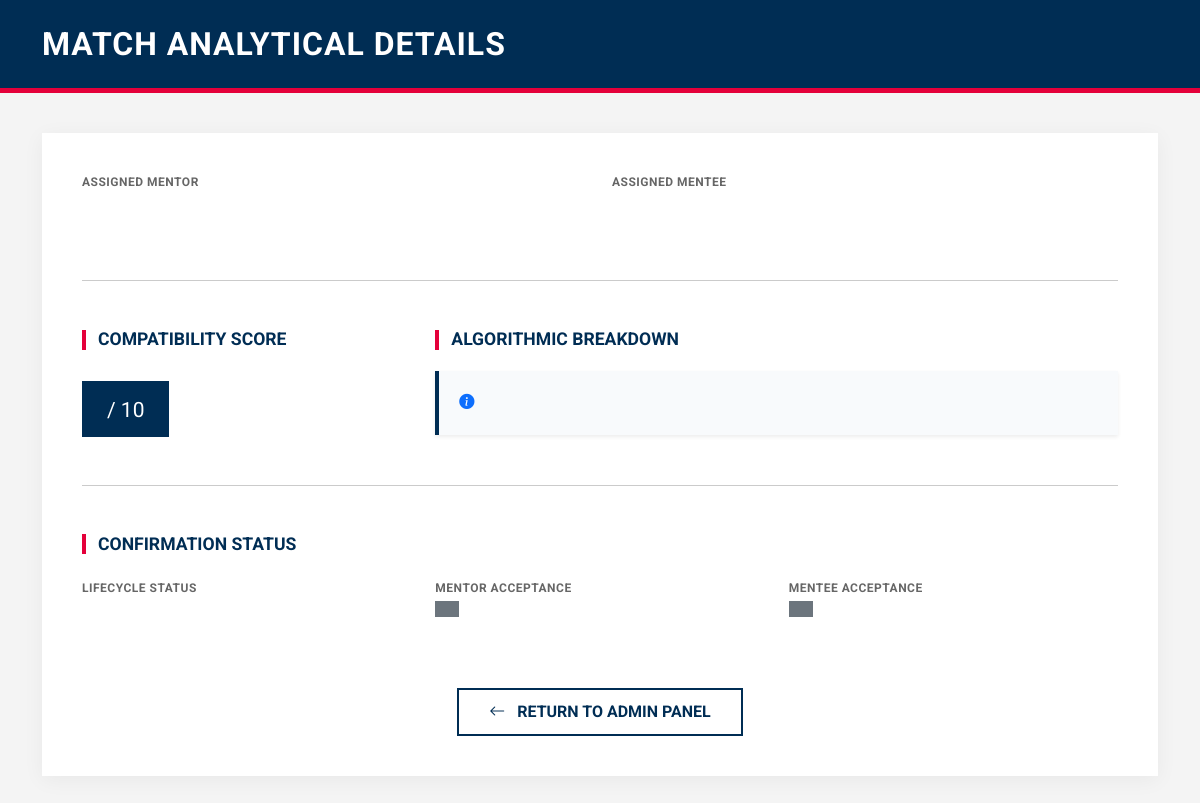
Before: /match_details/99 with the older database file.
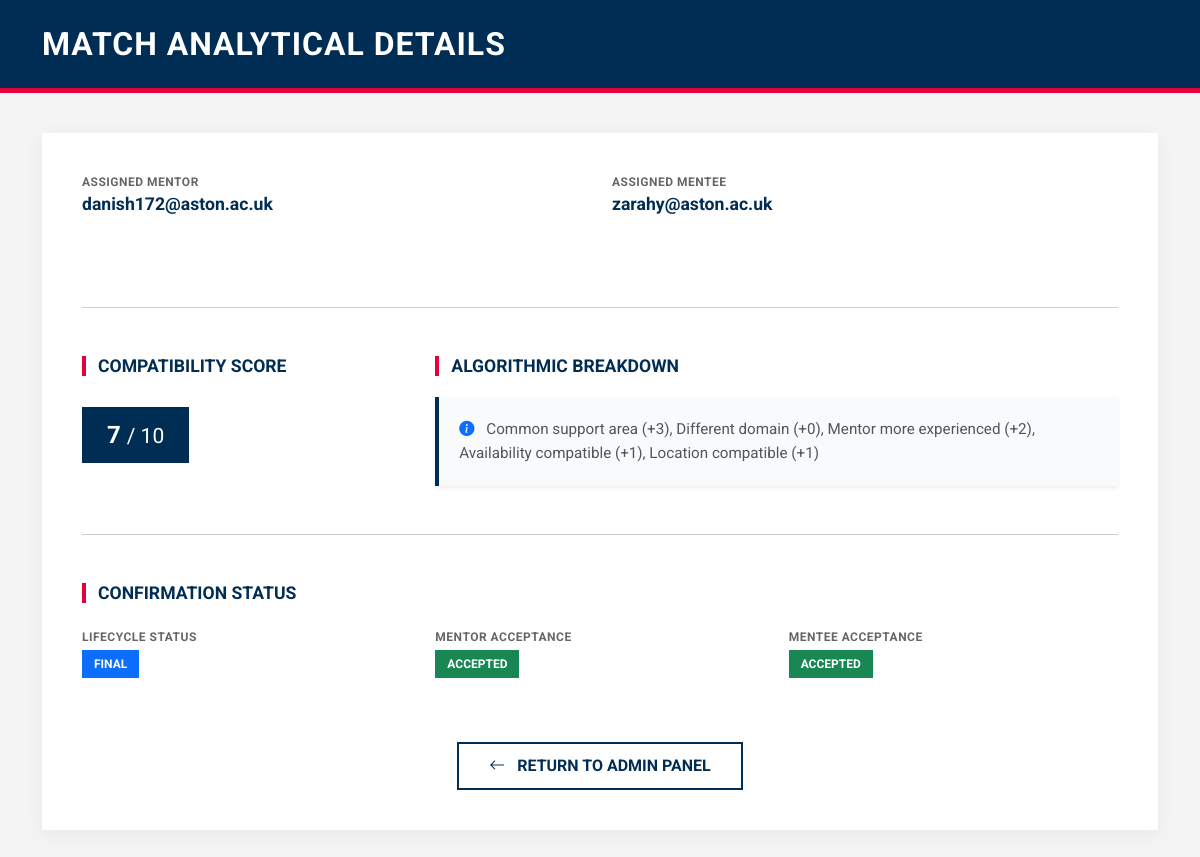
After: the same page with the newer database file.
### tables this page shows
CREATE TABLE users (
    id INTEGER PRIMARY KEY AUTOINCREMENT,
    email TEXT UNIQUE,
    password TEXT,
    role TEXT,
    level TEXT,
    status TEXT
, experience TEXT, domain TEXT, availability TEXT, location TEXT);

CREATE TABLE matches (
    id INTEGER PRIMARY KEY AUTOINCREMENT,
    mentor_id INTEGER,
    mentee_id INTEGER,
    score INTEGER,
    reason TEXT,
    status TEXT DEFAULT 'pending',
    mentor_response TEXT DEFAULT 'pending',
    mentee_response TEXT DEFAULT 'pending',
    FOREIGN KEY (mentor_id) REFERENCES users(id),
    FOREIGN KEY (mentee_id) REFERENCES users(id)
);

### app.py (the view)
@app.route("/match_details/<int:match_id>")
def match_details(match_id):
    conn = get_db()
    match = conn.execute("""
        SELECT m.*,
               u1.email AS mentor_email,
               u2.email AS mentee_email
        FROM matches m
        JOIN users u1 ON m.mentor_id = u1.id
        JOIN users u2 ON m.mentee_id = u2.id
        WHERE m.id=?
    """, (match_id,)).fetchone()
    conn.close()
    return render_template("match_details.html", match=match)

### app.py (called while the page is built)
def get_db():
    conn = sqlite3.connect("database.db", timeout=30)
    conn.row_factory = sqlite3.Row
    return conn

### templates/match_details.html (shortened to what this page needs)
<!DOCTYPE html>
<html lang="en">
<head>
    <link href="https://cdn.jsdelivr.net/npm/bootstrap@5.3.2/dist/css/bootstrap.min.css" rel="stylesheet">
    <link rel="stylesheet" href="https://cdn.jsdelivr.net/npm/bootstrap-icons@1.11.3/font/bootstrap-icons.min.css">
</head>
<body>
<header class="admin-header">
    <div class="container">
        <h2>Match Analytical Details</h2>
    </div>
</header>
<div class="container">
    <div class="details-card">
        <div class="row mb-5">
            <div class="col-md-6 info-group">
                <span class="info-label">Assigned Mentor</span>
                <p class="info-value">{{ match.mentor_email }}</p>
            </div>
            <div class="col-md-6 info-group">
                <span class="info-label">Assigned Mentee</span>
                <p class="info-value">{{ match.mentee_email }}</p>
            </div>
        </div>
        <hr class="mb-5">
        <div class="row mb-5">
            <div class="col-md-4">
                <h4 class="section-title">Compatibility Score</h4>
                <div class="score-display">
                    {{ match.score }} <small class="fw-normal">/ 10</small>
                </div>
            </div>
            <div class="col-md-8">
                <h4 class="section-title">Algorithmic Breakdown</h4>
                <div class="reason-box shadow-sm">
                    <i class="bi bi-info-circle-fill me-2 text-primary"></i>
                    {{ match.reason }}
                </div>
            </div>
        </div>
        <hr class="mb-5">
        <h4 class="section-title">Confirmation Status</h4>
        <div class="row mt-4">
            <div class="col-md-4 mb-3">
                <span class="info-label">Lifecycle Status</span>
                <span class="badge status-badge bg-primary mt-1">{{ match.status }}</span>
            </div>
            <div class="col-md-4 mb-3">
                <span class="info-label">Mentor Acceptance</span>
                <span class="badge status-badge {% if match.mentor_response|lower == 'accepted' %}bg-success{% else %}bg-secondary{% endif %} mt-1">
                    {{ match.mentor_response }}
                </span>
            </div>
            <div class="col-md-4 mb-3">
                <span class="info-label">Mentee Acceptance</span>
                <span class="badge status-badge {% if match.mentee_response|lower == 'accepted' %}bg-success{% else %}bg-secondary{% endif %} mt-1">
                    {{ match.mentee_response }}
                </span>
            </div>
        </div>
        <div class="text-center mt-5">
            <a href="/admin" class="btn btn-aston-outline">
                <i class="bi bi-arrow-left me-2"></i> Return to Admin Panel
            </a>
        </div>
    </div>
</div>
</body>
</html>

Changed rows visible on the page:
added users: mentor_email "danish172@aston.ac.uk"
added users: mentee_email "zarahy@aston.ac.uk"
added matches: score "7", reason "Common support area (+3), Different domain (+0), Mentor more experienced (+2), Availability compatible (+1), Location compatible (+1)", status "FINAL", mentor_response "ACCEPTED", mentee_response "ACCEPTED"
